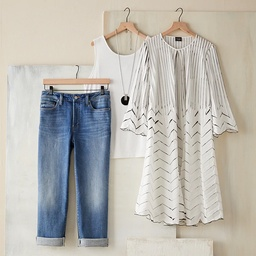
#> input picture input/multi.jpg, 256 x 256 px, shrunk from 767 x 767 before the run
$ python main.py
#> lines starting #> are read from the running program, lines starting #| are printed output that depends on the picture; after the words box and inside, x2 and y2 are one past the last pixel; in counts of white or black regions, pixels touching at a corner belong together
#> further down, img is the input picture: shape (256, 256, 3); mean B, G, R 177.4, 183.6, 186
### mySegmentation.py
import cv2
import numpy as np

FRONTAL_FACE_HAAR_LOCATION = "haarcascade_frontalface_alt.xml"

def canny_grab(image):
	"""
	Run Canny Edge Detection on input image and find the bounding box that surrounds the edges
	input - cv2 Image
	output - grayscale mask for the edges, the top left corner of the bounding box, and the bottom right of the bounding box
	"""
	canny_out = cv2.Canny(image,0,image.flatten().mean())
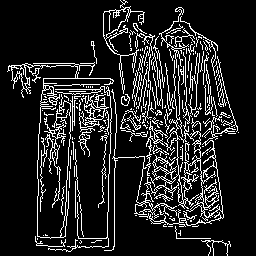
#> canny_out: shape (256, 256); 13.7% white in thin lines or dots
	y,x = canny_out.nonzero()
#> y = 8964 values from 0 to 255; x = 8964 values, max 238 at index 5040, min 7 at index 1706, mean 135.8
	top_left = x.min(), y.min()
#> top_left = (7, 0)
	bot_right = x.max(), y.max()
#> bot_right = (238, 255)
	return canny_out, top_left, bot_right

def grab_cut(image, top_left, bot_right):
	"""
	Utililize openCv's foreground detection algorithm
	input - cv2 image, top left and bottom right of a bounding box to focus on
	output - cv2 image of the estimated foreground
	"""
	mask = np.zeros(image.shape[:2],np.uint8)
	background = np.zeros((1,65),np.float64)
	foreground = np.zeros((1,65),np.float64)
	roi = (top_left[0],top_left[1],bot_right[0],bot_right[1])
	cv2.grabCut(image, mask, roi, background, foreground, 5, cv2.GC_INIT_WITH_RECT)
	new_mask = np.where((mask==2)|(mask==0),0,1).astype('uint8')
	image = image*new_mask[:,:,np.newaxis]
	return image

def bg_removal(orig, grabbed):
	"""
	Remove additional background pixels after the initial grabcut
	input - cv2 image (the original image before the grabcut), the image after the grabcut
	output - a grayscale mask of background pixels
	"""
	kernel = np.ones((3,3),np.uint8)
	mean,std = cv2.meanStdDev(cv2.cvtColor(orig,cv2.COLOR_BGR2HLS), cv2.inRange(grabbed,0,0))
	min_thresh = mean - std
	max_thresh = mean + std
	grab_bg = cv2.inRange(cv2.cvtColor(grabbed,cv2.COLOR_BGR2HLS),min_thresh,max_thresh)
	dilated_bg = cv2.morphologyEx(grab_bg, cv2.MORPH_OPEN, kernel)
	return dilated_bg

def watershed(grabbed):
	"""
	Run the watershed algorithm to try and find connected components
	input - cv2 image
	output - cv2 image with the marked connected components
	"""
	gray = cv2.cvtColor(grabbed,cv2.COLOR_BGR2GRAY)
	_, thresh = cv2.threshold(gray,0,255,cv2.THRESH_BINARY_INV+cv2.THRESH_OTSU)

	kernel = np.ones((3,3),np.uint8)
	opening = cv2.morphologyEx(thresh,cv2.MORPH_OPEN,kernel, iterations=3)

	background = cv2.dilate(opening, kernel, iterations=2)

	dist_transform = cv2.distanceTransform(opening, cv2.DIST_L2, 5)
	_, foreground = cv2.threshold(dist_transform, 0.3*dist_transform.max(), 255, 0)

	foreground = np.uint8(foreground)
	unknown = cv2.subtract(background,foreground)

	_, ccs = cv2.connectedComponents(foreground)
	ccs = ccs + 1
	ccs[unknown==255] = 0
	ccs = cv2.watershed(grabbed,ccs)
	return ccs

# [62 lines left out: functions get_skin_hair_mean_std, subtract_skin, subtract_hair, not called in this run]

def find_face(image):
	"""
	Subtract the skin from an image
	input - cv2 image
	output - a grayscale image of the face
	"""
	img2 = image.copy()
	gray = cv2.cvtColor(img2, cv2.COLOR_BGR2GRAY)
	face_cascade = cv2.CascadeClassifier(FRONTAL_FACE_HAAR_LOCATION)
	faces = face_cascade.detectMultiScale(gray, 1.1, 5)

	the_face = None

	if len(faces) > 0:
	    face_imgs = list()
	    for (x,y,w,h) in faces:
	        face_imgs.append(img2[y:y+h, x:x+w])

	    face_sizes = np.array([face.size for face in face_imgs])
	    the_face = face_imgs[face_sizes.argmax()]

	return the_face

### main.py
import cv2
from mySegmentation import canny_grab, grab_cut, find_face, bg_removal, subtract_skin, subtract_hair, watershed
import os

image_path = "input/multi.jpg"
OUTPUT_DIR = "output"
GRAB_DIR = "grabcut"


img = cv2.imread(image_path)
# run canny edge detection
canny_img, tl, br = canny_grab(img)
#> tl = (7, 0); br = (238, 255)
roi = img[tl[1]:br[1], tl[0]:br[0]]
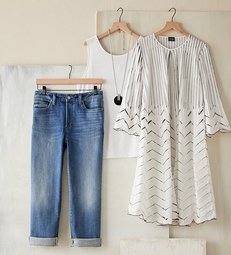
#> roi: shape (255, 231, 3); mean B, G, R 177.9, 182.7, 184.4

i = 0
the_face = None # the face isn't always found on the first iteration, so we search 5 times
while (the_face is None) and (i < 5):
	i += 1
	grab = grab_cut(img, tl, br)

	output_filename = os.path.join(GRAB_DIR,image_path.split('/')[-1])
	cv2.imwrite(output_filename, grab)

	the_face = find_face(grab)

	# remove any left over background in the image
	bg_mask = bg_removal(img, grab)
	bg_removed = cv2.subtract(grab, cv2.cvtColor(bg_mask,cv2.COLOR_GRAY2BGR))

	# if there is a face, we subtract the skin and the hair
	if the_face is not None:
		subtracted_skin_mask = subtract_skin(grab,the_face)
		subtracted_hair_mask = subtract_hair(grab,the_face)
		skin_removed = cv2.subtract(bg_removed, cv2.cvtColor(subtracted_skin_mask,cv2.COLOR_GRAY2BGR))
		hair_removed = cv2.subtract(skin_removed, cv2.cvtColor(subtracted_hair_mask,cv2.COLOR_GRAY2BGR))
		grab = hair_removed.copy()
	else: # could be improved by using kmeans to try and identify the skin when a face isn't found
		grab = bg_removed.copy()

	# run the watershed algorithm to find connected components
	grab = cv2.GaussianBlur(grab, (15,15),0)
	watershed_out = watershed(grab)

	# subtract everything out but the foreground watershed piece
	final_piece = cv2.bitwise_and(img, cv2.cvtColor(cv2.inRange(watershed_out,1,1),cv2.COLOR_GRAY2BGR))

	# write the piece to the output folder
	output_filename = os.path.join(OUTPUT_DIR,image_path.split('/')[-1])
	cv2.imwrite(output_filename, final_piece)
#> this loop made 5 passes
#> pass 1, in find_face, `gray = cv2.cvtColor(img2, cv2.COLOR_BGR2GRAY)`:
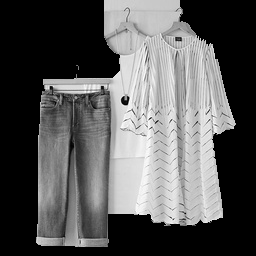
#> gray: shape (256, 256); min 0, max 255, mean 89.7
#> pass 1, in bg_removal, `dilated_bg = cv2.morphologyEx(grab_bg, cv2.MORPH_OPEN, kernel)`:
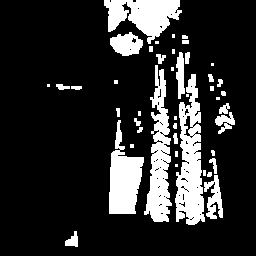
#> dilated_bg: shape (256, 256); 17.4% white; 44 white regions (15 under 20 px), largest, box (x1, y1, x2, y2) and area: (175, 74, 205, 225) 2676, (144, 65, 172, 222) 2300, (104, 0, 182, 44) 1960
#> after the loop: bg_mask: shape (256, 256); 16.7% white; 44 white regions (15 under 20 px), largest, box (x1, y1, x2, y2) and area: (175, 74, 205, 225) 2676, (144, 65, 172, 222) 2304, (109, 120, 144, 215) 1939
#> after the loop:
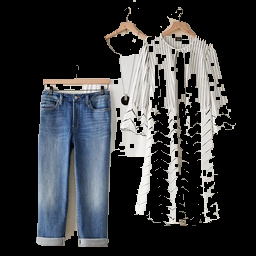
#> bg_removed: shape (256, 256, 3); mean B, G, R 57.5, 55.2, 53.5
#> after the loop:
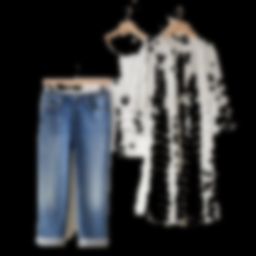
#> grab: shape (256, 256, 3); mean B, G, R 57.5, 55.2, 53.5
#> after the loop:
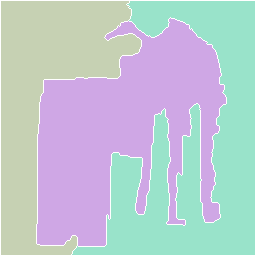
#> watershed_out: shape (256, 256) int32; 4 distinct labels, from -1 to 4; one colour per label, 0 black, -1 white
#> after the loop, i = 5

$ run again, with input/dress1.jpg copied over input/multi.jpg
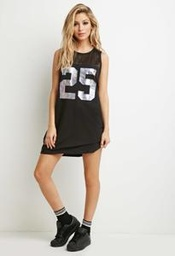
#> input picture input/dress1.jpg, 175 x 256 px, shrunk from 205 x 300 before the run
#> img is the input picture: shape (256, 175, 3); mean B, G, R 191.2, 198.3, 204.2
#> in canny_grab, `canny_out = cv2.Canny(image,0,image.flatten().mean())`:
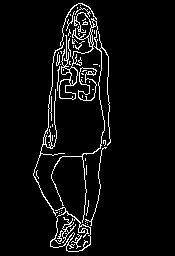
#> canny_out: shape (256, 175); 5.3% white in thin lines or dots, all inside (x1, y1, x2, y2) = (33, 3, 111, 252)
#> y = 2374 values from 3 to 251; x = 2374 values, max 110 at index 1447, min 33 at index 1705, mean 74.84
#> top_left = (33, 3)
#> bot_right = (110, 251)
#> tl = (33, 3); br = (110, 251)
#> the loop `while (the_face is None) and (i < 5):` made 1 pass
#> (roi in grab_cut, faces in find_face, mean in bg_removal, std in bg_removal, min_thresh in bg_removal, max_thresh in bg_removal) on pass 1: ((33, 3, 110, 251), [[65, 11, 33, 33]], [23.07, 198, 31.29], [24.07, 62.92, 39.62], [0.177, -5.7, -3.14], [20.81, 277.8, 202.3])
#> after the loop `while (the_face is None) and (i < 5):`:
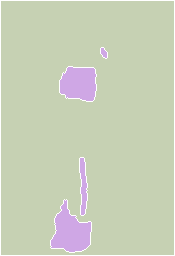
#> watershed_out: shape (256, 175) int32; 3 distinct labels, from -1 to 2; one colour per label, 0 black, -1 white
#> after the loop `while (the_face is None) and (i < 5):`: i = 1
